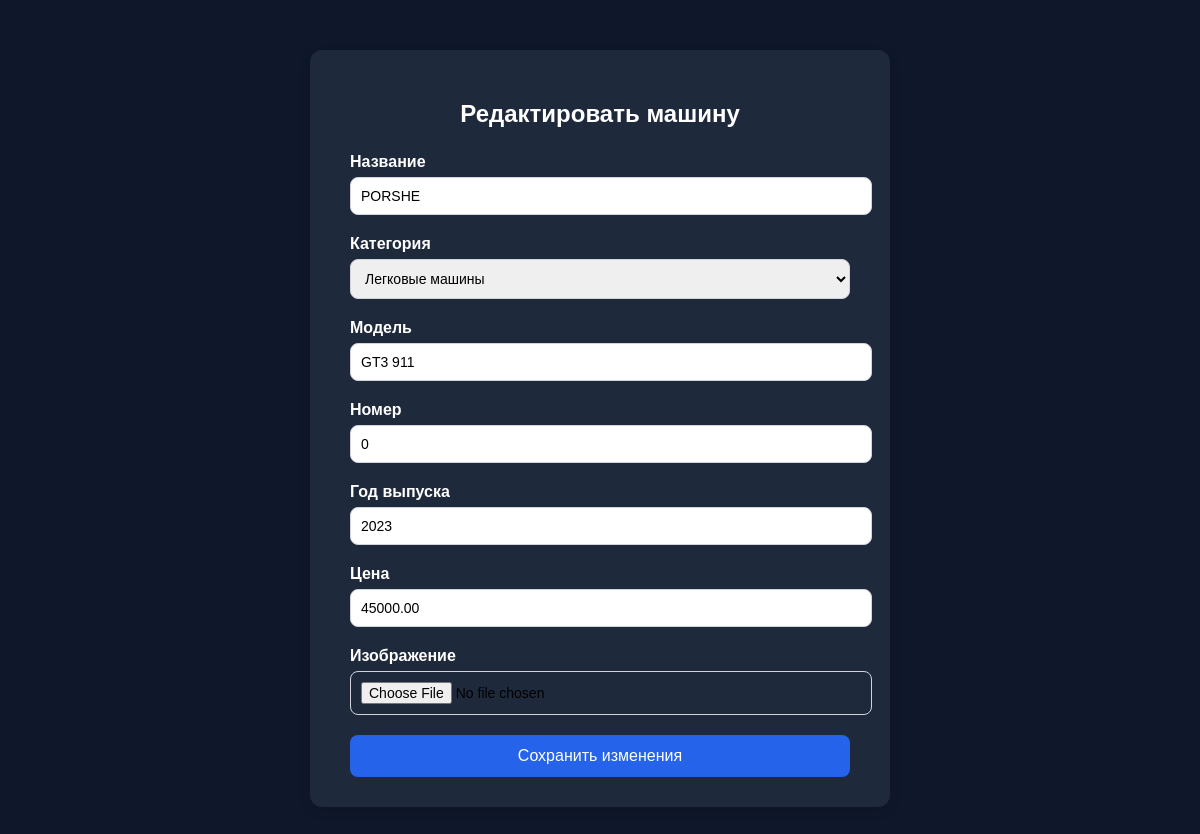
/car/4/edit/, run on an earlier commit of the app's database.
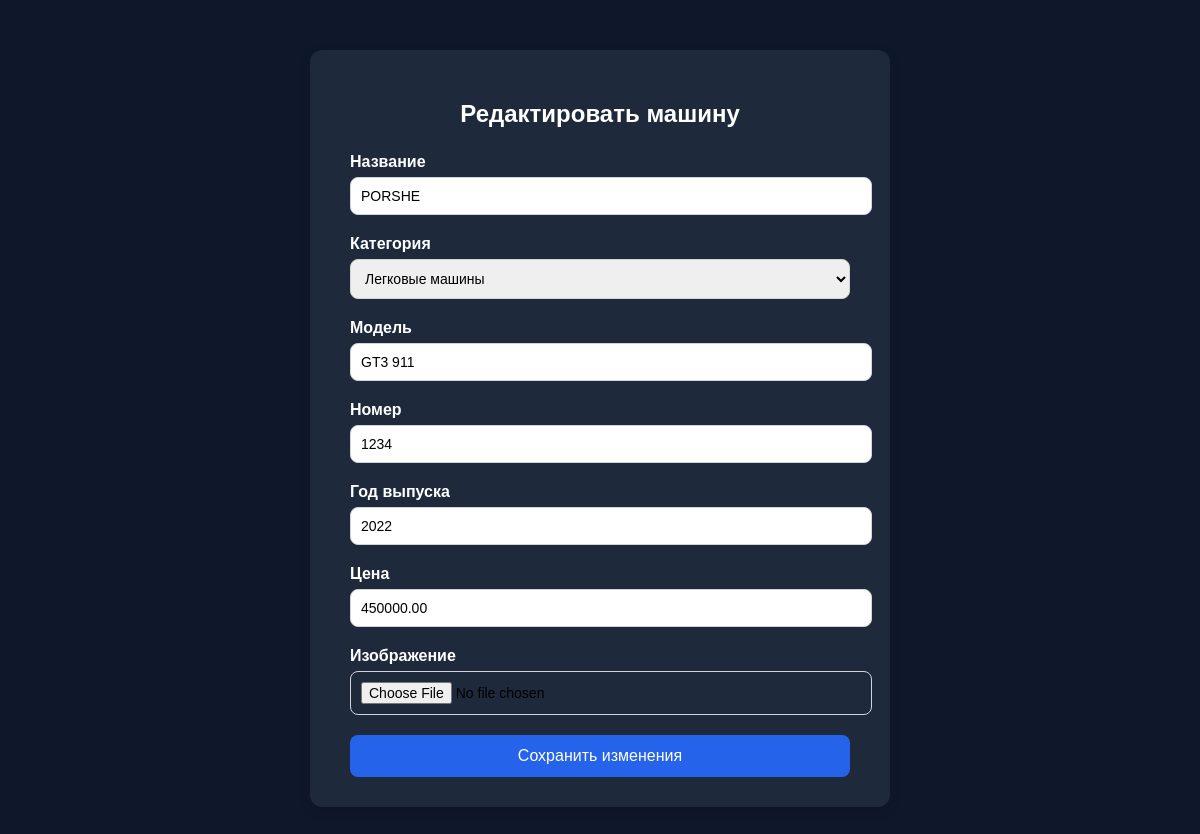
And on a later commit of the database.
### app/models.py (models this page shows, shortened)
class Auto_show(models.Model):
    user = models.ForeignKey(User, on_delete=models.CASCADE)
    title=models.CharField(max_length=222)
    model_car=models.CharField(max_length=222)
    number=models.CharField(max_length=8)
    price=models.DecimalField(decimal_places=2,max_digits=12)
    year=models.PositiveSmallIntegerField()
    image=models.ImageField(upload_to='media/car_image')
    category_id=models.ForeignKey(Category, on_delete=models.CASCADE)

### app/views.py (the view, shortened to what this page needs)
# urls.py: path('car/<int:pk>/edit/', views.car_update, name='car_update'),
def car_update(request, pk):
    car = get_object_or_404(Auto_show, pk=pk)
    categories = Category.objects.all()
    return render(request, 'app/car_update.html', {'car': car, 'categories': categories})

### app/templates/app/car_update.html (shortened to what this page needs)
<!DOCTYPE html>
<html lang="ru">
<head>
</head>
<body>
    <div class="form-container">
        <h2>Редактировать машину</h2>
        <form method="post" enctype="multipart/form-data">
            <label for="title">Название</label>
            <input type="text" name="title" id="title" value="{{ car.title }}" required>
            <label for="category">Категория</label>
            <select name="category_id" id="category" required>
                {% for category in categories %}
                    <option value="{{ category.id }}" {% if category.id == car.category.id %}selected{% endif %}>{{ category.title }}</option>
                {% endfor %}
            </select>
            <label for="model">Модель</label>
            <input type="text" name="model" id="model" value="{{ car.model_car }}" required>
            <label for="number">Номер</label>
            <input type="number" name="number" id="number" value="{{ car.number }}" required>
            <label for="year">Год выпуска</label>
            <input type="number" name="year" id="year" value="{{ car.year }}" required>
            <label for="price">Цена</label>
            <input type="number" name="price" id="price" value="{{ car.price }}" required>
            <label for="image">Изображение</label>
            <input type="file" name="image" id="image">
            <button type="submit">Сохранить изменения</button>
        </form>
    </div>
</body>
</html>

What changed in the data, as far as the page shows it:
changed Auto_show "PORSHE": number "0" → "1234"; year "2023" → "2022"; price "45000.00" → "450000.00"
